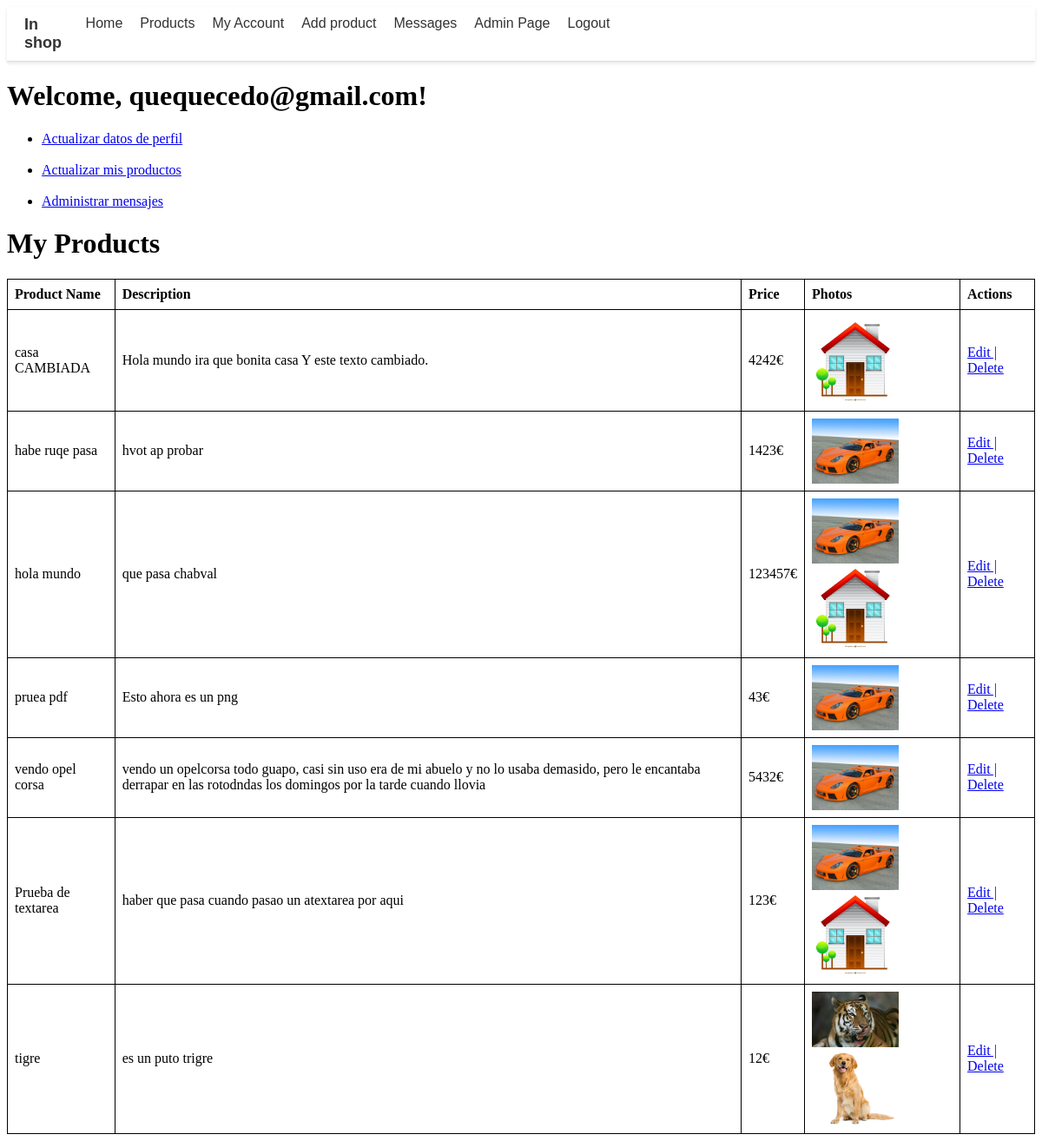
Screenshot of /php/user_acount/my_products.php (signed in) with the database file from the repository.
### tables this page shows
CREATE TABLE `user` (
  `user_id` int(9) NOT NULL,
  `username` varchar(30) NOT NULL,
  `name` varchar(30) NOT NULL,
  `surname` varchar(30) NOT NULL,
  `email` varchar(50) NOT NULL,
  `password` varchar(30) NOT NULL,
  `admin` tinyint(1) NOT NULL DEFAULT 0
);

CREATE TABLE `product` (
  `product_id` int(9) NOT NULL,
  `product_name` varchar(30) NOT NULL,
  `price` float NOT NULL DEFAULT 0,
  `user_id` int(11) NOT NULL,
  `photo` text DEFAULT NULL,
  `description` text DEFAULT NULL,
  `user_name` varchar(50) NOT NULL,
  `upload_date` date NOT NULL DEFAULT current_timestamp()
);

### php/user_acount/my_products.php (the view, shortened to what this page needs)
<?php
include '../my_account.php';
$user_products = ft_get_user_products($user_id);
?>
<!DOCTYPE html>
<html>
<head>
</head>
<body>
    <h1>My Products</h1>
    <table>
        <tr>
            <th>Product Name</th>
            <th>Description</th>
            <th>Price</th>
            <th>Photos</th>
            <th>Actions</th>
        </tr>
        <?php foreach ($user_products as $product): ?>
            <tr>
                <td><?php echo $product['product_name']; ?></td>
                <td><?php echo $product['description']; ?></td>
                <td><?php echo $product['price']; ?>€</td>
                <td>
                    <?php
                    $photos = ft_get_photos($product['photo']);
                    echo "<div class='image-gallery' id='product-{$product['product_id']}'>";
                    foreach ($photos as $photo)
                    {
                        echo "<img src='/tfg_shop/images/products/{$product['photo']}/{$photo}' width='100px'>";
                    }
                    echo "</div>";
                    ?>
                </td>
                <td>
                    <a href="/tfg_shop/php/user_acount/edit_product.php?product_id=<?php echo $product['product_id']; ?>">Edit  |</a>
                    <a href="/tfg_shop/php/user_acount/delete_product.php?product_id=<?php echo $product['product_id']; ?>">    Delete</a>
                </td>
            </tr>
        <?php endforeach; ?>
    </table>

### php/my_account.php (shortened to what this page needs)
<?php
include 'navbar.php';
$user_id = $_COOKIE['user_id'];
function ft_get_user_products($user_id)
{
    $connexion = ft_create_conexion();
    $sql = "SELECT * FROM product WHERE user_id = ?";
    $stmt = $connexion->prepare($sql);
    $stmt->bind_param("i", $user_id);
    $stmt->execute();
    $result = $stmt->get_result();
    $products = [];
    if ($result->num_rows > 0)
    {
        while ($row = $result->fetch_assoc())
        {
            $products[] = $row;
        }
    }
    return $products;
}
function ft_get_user_info($user_id)
{
    $connexion = ft_create_conexion();
    $sql = "SELECT * FROM user WHERE user_id = ?";
    $stmt = $connexion->prepare($sql);
    $stmt->bind_param("i", $user_id);
    $stmt->execute();
    $result = $stmt->get_result();
    if ($result->num_rows > 0)
    {
        $row = $result->fetch_assoc();
        return $row;
    }
    else
    {
        $connexion->close();
        return false;
    }
}
function ft_get_photos($photo_folder)
{
    $photos = [];
    $folder_path = $_SERVER['DOCUMENT_ROOT'] . "/tfg_shop/images/products/" . $photo_folder;
    if (file_exists($folder_path)) {
        $files = scandir($folder_path);
        foreach ($files as $file)
        {
            if ($file != '.' && $file != '..')
            {
                $photos[] = $file;
            }
        }
    }
    return $photos;
}
 $user_info = ft_get_user_info($user_id);
?>
<!DOCTYPE html>
<html>
<head>
</head>
<body>
<h1>Welcome, <?php echo $user_info['username']?>!</h1>
    <ul>
        <li><a href="/tfg_shop/php/user_acount/edit_my_profile.php">Actualizar datos de perfil</a></li>
        <br>
        <li><a href="/tfg_shop/php/user_acount/my_products.php">Actualizar mis productos</a></li>
        <br>
        <li><a href="message_admin.php">Administrar mensajes</a></li>
    </ul>
</body>
</html>

### php/user_acount/my_products.php (style rules this page uses)
table { border-collapse: collapse; width: 100%; }
th, td { border: 1px solid black; padding: 8px; text-align: left; }

### rows the page displays
user: username "quequecedo@gmail.com"
product: product_name "casa CAMBIADA", description "Hola mundo ira que bonita casa Y este texto cambiado.", price "4242", photo (picture)
product: product_name "habe ruqe pasa", description "hvot ap probar", price "1423", photo (picture)
product: product_name "hola mundo", description "que pasa chabval", price "123457", photo (picture)
product: product_name "pruea pdf", description "Esto ahora es un png", price "43", photo (picture)
product: product_name "vendo opel corsa", description "vendo un opelcorsa todo guapo, casi sin uso era de mi abuelo y no lo usaba demasido, pero le encantaba derrapar en las rotodndas los domingos por la tarde cuando llovia", price "5432", photo (picture)
product: product_name "Prueba de textarea", description "haber que pasa cuando pasao un atextarea por aqui", price "123", photo (picture)
product: product_name "tigre", description "es un puto trigre", price "12", photo (picture)
